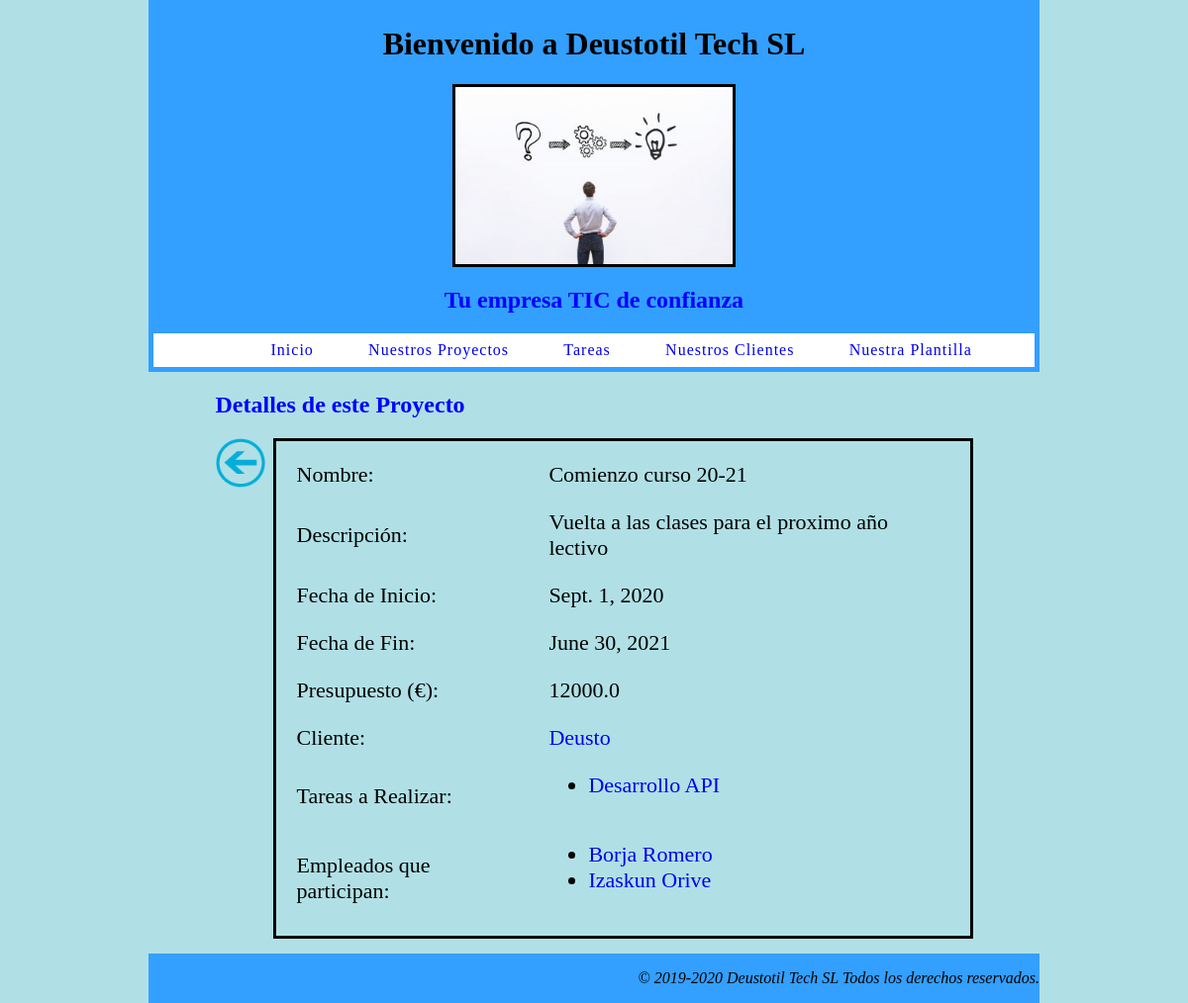
Screenshot of /index/proyecto/7/ with the database file from the repository.
### appDeustotilTECHSL/models.py (models this page shows, shortened)
class Proyecto(models.Model):
    nombre = models.CharField(max_length=25)
    descripcion = models.CharField(max_length=120)
    fecha_inicio = models.DateField(default=date.today())
    fecha_fin = models.DateField(default=date.today())
    presupuesto = models.FloatField(default=0)
    cliente = models.ForeignKey(Cliente, null=True, on_delete=models.SET_NULL)
    tareas_a_realizar = models.ManyToManyField(Tarea)
    empleados = models.ManyToManyField(Empleado)

class Cliente(models.Model):
    nombre_empresa = models.CharField(max_length=25)
    nombre_contacto = models.CharField(max_length=25)
    apellido1_contacto = models.CharField(max_length=25)
    apellido2_contacto = models.CharField(max_length=25)
    telf_cliente = models.IntegerField()
    email_cliente = models.EmailField()
    def __str__(self):
        return f'{self.nombre_empresa}'

class Tarea(models.Model):
    nombre = models.CharField(max_length=25)
    descripcion = models.CharField(max_length=120)
    fecha_inicio = models.DateField(default=date.today())
    fecha_fin = models.DateField(default=date.today())
    responsable = models.ForeignKey(Empleado, null=True, on_delete=models.SET_NULL)
    prioridad = models.CharField(max_length=25, choices=PRIORIDADES, default="Ninguna")
    estadoTarea = models.CharField(max_length=25, choices=ESTADO_TAREA, default="Asignada")
    nota_adicional = models.TextField(default='Rellena este campo con información adicional',max_length=750)

class Empleado(models.Model):
    dni = models.CharField(max_length=12)
    foto_perfil = models.ImageField(upload_to='fotos_perfil/', blank=True)
    nombre = models.CharField(max_length=25)
    apellido1 = models.CharField(max_length=25)
    apellido2 = models.CharField(max_length=25)
    email = models.EmailField()
    telefono = models.IntegerField()

### appDeustotilTECHSL/views.py (the view)
# urls.py: path('proyecto/<int:pk>/', views.ProyectoDetailView.as_view(), name='proyecto'),
class ProyectoDetailView(DetailView):
    model = Proyecto
    template_name = 'proyecto.html'
    def get_context_data(self, **kwargs):
        context = super(ProyectoDetailView, self).get_context_data(**kwargs)
        context['titulo_pagina'] = 'Detalles de este Proyecto'
        return context

### appDeustotilTECHSL/templates/proyecto.html
{% extends "index.html" %}
{% load static %}
{% block contenido %}
    <a href="javascript: history.go(-1)"><img class="iconoAtras" src="{% static 'img/iconoAtras.png' %}"></a>
<table class="tablaObjeto">
    <tr>
        <td>Nombre:</td>
        <td>{{ proyecto.nombre }}</td>
    </tr>
    <tr>
        <td>Descripción:</td>
        <td>{{ proyecto.descripcion }}</td>
    </tr>
    <tr>
        <td>Fecha de Inicio:</td>
        <td>{{ proyecto.fecha_inicio}}</td>
    </tr>
    <tr>
        <td>Fecha de Fin:</td>
        <td>{{ proyecto.fecha_fin }}</td>
    </tr>
    <tr>
        <td>Presupuesto (€):</td>
        <td>{{ proyecto.presupuesto }}</td>
    </tr>
    <tr>
        <td>Cliente:</td>
        <td><a href="{% url 'cliente' proyecto.cliente.id %}"> {{ proyecto.cliente }}</a></td>
    </tr>
    <tr>
        <td>Tareas a Realizar:</td>
        <td>
            <ul>{% for tarea in proyecto.tareas_a_realizar.all %}
                <li>
                    <a href="{% url 'tarea' tarea.id %}"> {{ tarea.nombre }}{% endfor %}</a></li>
            </ul>
        </td>
    </tr>
        <tr>
        <td>Empleados que participan:</td>
        <td>
            <ul>{% for empleado in proyecto.empleados.all %}
                <li>
                    <a href="{% url 'empleado' empleado.id %}"> {{ empleado.nombre }} {{empleado.apellido1}}{% endfor %}</a>
                </li>
            </ul>
        </td>
    </tr>
</table>
{% endblock %}

### appDeustotilTECHSL/static/css/main.css (style rules this page uses)
body { background-color: powderblue; width: 75%; margin: auto; }
.tablaObjeto { border-spacing: 20px; border-style: solid; border-color: black; table-layout: fixed; border-collapse: separate; margin-left: 5px; }
td { font-family: Cambria, Cochin, Georgia, Times, 'Times New Roman', serif; font-size: 22px; text-align: left; }
.iconoAtras { height: 50px; width: 50px; float: left; margin-right: 8px; }
a { text-decoration: none; background-image: linear-gradient(currentColor, currentColor); background-position: 0% 100%; background-repeat: no-repeat; background-size: 0% 2px; transition: background-size .4s; }

### rows the page displays
Proyecto: nombre "Comienzo curso 20-21", descripcion "Vuelta a las clases para el proximo año lectivo", fecha_inicio "Sept. 1, 2020", fecha_fin "June 30, 2021", presupuesto "12000.0", cliente "Deusto"
Tarea: nombre "Desarrollo API"
Empleado: nombre "Borja", apellido1 "Romero"
Empleado: nombre "Izaskun", apellido1 "Orive"

### other values shown
{{ titulo_pagina }} "Detalles de este Proyecto"
